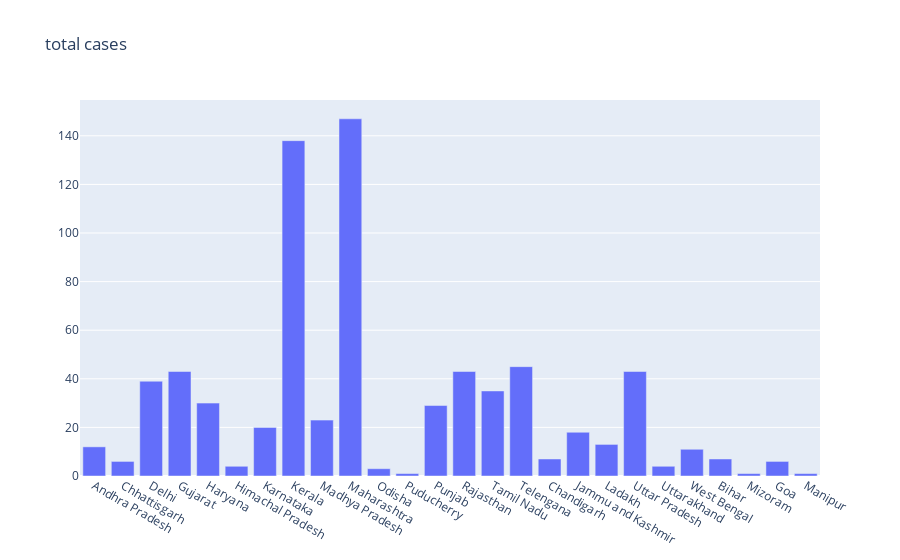

Write notebook code for a chart like this one.
### Code cell
#matplotlib 
fig=plt.figure(dpi=300)#object is created,dpi is  pixcels
axes=fig.add_axes([0,0,1,1])
axes.bar(df['Name of State / UT'],df['Total Cases'])
axes.set_title("Totalcases in India")

plt.show()# results are shown in the same window 


#plotly
fig=go.Figure()# here it is case sensitive f 
fig.add_trace(go.Bar(x=df['Name of State / UT'],y=df['Total Cases']))
fig.update_layout(title='total cases')

### Figure 1 — Plotly figure (JSON) as saved in the notebook; plotly's stock layout.template omitted (floating-point values rounded to 4 significant figures)
{"data": [{"type": "bar", "x": ["Andhra Pradesh", "Chhattisgarh", "Delhi", "Gujarat", "Haryana", "Himachal Pradesh", "Karnataka", "Kerala", "Madhya Pradesh", "Maharashtra", "Odisha", "Puducherry", "Punjab", "Rajasthan", "Tamil Nadu", "Telengana", "Chandigarh", "Jammu and Kashmir", "Ladakh", "Uttar Pradesh", "Uttarakhand", "West Bengal", "Bihar", "Mizoram", "Goa", "Manipur"], "y": [12, 6, 39, 43, 30, 4, 20, 138, 23, 147, 3, 1, 29, 43, 35, 45, 7, 18, 13, 43, 4, 11, 7, 1, 6, 1]}], "layout": {"title": {"text": "total cases"}}}
